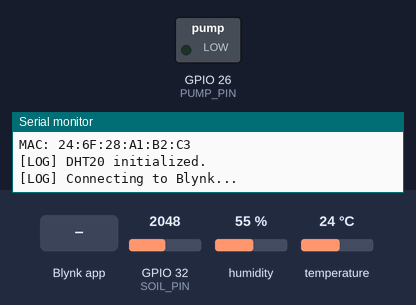
A program run on a simulated ESP32. On the bench: switched loads named in the program (green lamp = pin HIGH), the last lines printed to the serial monitor. The test bench sets the inputs (shaded band); at power-on: GPIO 32 (SOIL_PIN) = 2048, humidity 55 %, temperature 24 °C (analog values on the 0–4095 scale). WiFi joins after 1.5 s; servers stay silent unless stated; EEPROM starts erased.

Above: at 4.0 s.
4.1 s: Blynk app writes 1 to V3
At 4.7 s:
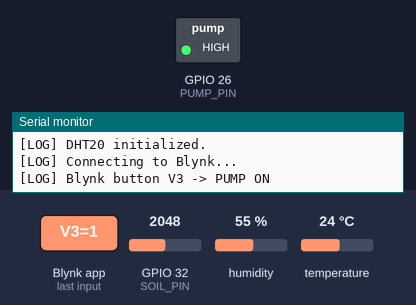
5.6 s: Blynk app writes 0 to V3
At 5.9 s:
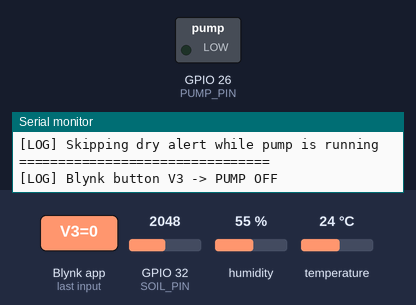
Timing chart, 0 to 8.6 s (numbered marks = the images above; inputs shaded):
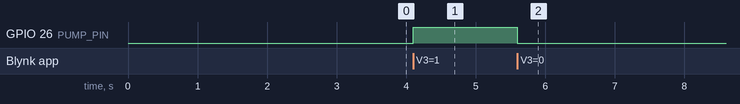

Measured:
- after the input at 4.1 s, GPIO 26 (PUMP_PIN): LOW → HIGH at once
- after the input at 5.6 s, GPIO 26 (PUMP_PIN): HIGH → LOW at once

The program:

main.cpp
```cpp
// Blynk Config
#define BLYNK_TEMPLATE_ID "TMPL2dpuYuv8l"
#define BLYNK_TEMPLATE_NAME "PlantBuddy"
#define BLYNK_AUTH_TOKEN "token"

#include <Arduino.h>
#include <WiFi.h>
#include <WiFiClient.h>
#include <BlynkSimpleEsp32.h>
#include <Wire.h>
#include <Adafruit_AHTX0.h>

#include "nvs.h"
#include "nvs_flash.h"

// Buffers for WiFi credentials stored in ESP32 NVS
char ssid[50];
char pass[50];

// Sensor objects
Adafruit_AHTX0 aht;
const int SOIL_PIN = 32;
const int PUMP_PIN = 26;

BlynkTimer timer;

// Soil raw calibration values
const int SOIL_DRY_RAW = 2400;
const int SOIL_WET_RAW = 1200;

// Percent thresholds for labeling
const int SOIL_DRY_PERCENT = 20; // 20 percent and below -> DRY
const int SOIL_WET_PERCENT = 80; // 80 percent and above -> WET

// Alert when raw reading is high, which means dry soil
const int ALERT_RAW_THRESHOLD = 2000;                         // raw ADC value
const unsigned long ALERT_INTERVAL_MS = 30UL * 60UL * 1000UL; // 30 minutes
unsigned long lastAlertMillis = 0;

// Track pump state and last stable moisture reading
bool pumpOn = false;
int lastSoilPct = 0;
int lastSoilRaw = 0;


void loadWiFiFromNVS()
{
  Serial.println("[LOG] Initializing NVS...");

  esp_err_t err = nvs_flash_init();
  if (err == ESP_ERR_NVS_NO_FREE_PAGES || err == ESP_ERR_NVS_NEW_VERSION_FOUND)
  {
    Serial.println("[LOG] NVS full or new version, erasing...");
    ESP_ERROR_CHECK(nvs_flash_erase());
    err = nvs_flash_init();
  }
  ESP_ERROR_CHECK(err);

  Serial.println("[LOG] Opening NVS namespace 'storage'...");
  nvs_handle_t handle;
  err = nvs_open("storage", NVS_READWRITE, &handle);
  if (err != ESP_OK)
  {
    Serial.printf("[ERROR] Failed to open NVS: %s\n", esp_err_to_name(err));
    return;
  }

  size_t ssid_len = sizeof(ssid);
  size_t pass_len = sizeof(pass);

  err = nvs_get_str(handle, "ssid", ssid, &ssid_len);
  err |= nvs_get_str(handle, "pass", pass, &pass_len);

  if (err == ESP_OK)
  {
    Serial.println("[LOG] Loaded WiFi credentials:");
    Serial.printf("SSID: %s\n", ssid);
  }
  else
  {
    Serial.println("[ERROR] Could not read WiFi credentials from NVS.");
  }

  nvs_close(handle);
}


int computeSoilPercent(int raw)
{
  int dry = SOIL_DRY_RAW; // driest end of calibration
  int wet = SOIL_WET_RAW; // wettest end of calibration

  if (dry < wet)
  {
    int temp = dry;
    dry = wet;
    wet = temp;
  }

  int pct = map(raw, dry, wet, 20, 100);
  pct = constrain(pct, 0, 100);

  return pct;
}

const char *soilLabel(int pct)
{
  if (pct <= SOIL_DRY_PERCENT)
    return "DRY";
  if (pct >= SOIL_WET_PERCENT)
    return "WET";
  return "OK";
}


BLYNK_WRITE(V3)
{
  int value = param.asInt();

  if (value == 1)
  {
    Serial.println("[LOG] Blynk button V3 -> PUMP ON");
    pumpOn = true;
    digitalWrite(PUMP_PIN, HIGH);
  }
  else
  {
    Serial.println("[LOG] Blynk button V3 -> PUMP OFF");
    pumpOn = false;
    digitalWrite(PUMP_PIN, LOW);
  }
}

void sendSensorReadings()
{
  Serial.println("======= SENSOR READING =======");

  sensors_event_t humidity, temp;
  aht.getEvent(&humidity, &temp);

  float t = temp.temperature;
  float h = humidity.relative_humidity;

  int soil_raw;
  int soil_pct;

  if (pumpOn)
  {
    // While pump is running, reuse last stable values
    soil_raw = lastSoilRaw;
    soil_pct = lastSoilPct;
    Serial.println("[LOG] Pump is ON, using last recorded soil values");
  }
  else
  {
    // Pump is off, take a fresh reading and update last stable values
    soil_raw = analogRead(SOIL_PIN);
    soil_pct = computeSoilPercent(soil_raw);
    lastSoilRaw = soil_raw;
    lastSoilPct = soil_pct;
  }

  Serial.printf("[LOG] Temp: %.2f C\n", t);
  Serial.printf("[LOG] Hum : %.2f %%\n", h);
  Serial.printf("[LOG] Soil raw: %d\n", soil_raw);
  Serial.printf("[LOG] Soil percent: %d %% (%s)\n",
                soil_pct, soilLabel(soil_pct));

  // Send to Blynk
  Blynk.virtualWrite(V1, t);        // Temperature
  Blynk.virtualWrite(V2, h);        // Humidity
  Blynk.virtualWrite(V0, soil_pct); // Soil moisture %

  // Alert logic based on raw sensor value, only when pump is off
  if (!pumpOn)
  {
    unsigned long now = millis();
    if (soil_raw > ALERT_RAW_THRESHOLD)
    {
      if (now - lastAlertMillis > ALERT_INTERVAL_MS)
      {
        Serial.println("[LOG] Soil too dry based on raw reading, sending alert event to Blynk");
        Blynk.logEvent("low_moisture", "Soil moisture is low. Open the app to water your plant.");
        lastAlertMillis = now;
      }
      else
      {
        Serial.println("[LOG] Soil dry but alert already sent recently");
      }
    }
  }
  else
  {
    Serial.println("[LOG] Skipping dry alert while pump is running");
  }

  Serial.println("================================\n");
}


void setup()
{
  Serial.begin(115200);
  delay(1000);
  Serial.println("[LOG] Booting PlantBuddy...");

  loadWiFiFromNVS();

  Serial.printf("[LOG] Connecting to WiFi: %s\n", ssid);
  WiFi.begin(ssid, pass);

  int retries = 0;
  while (WiFi.status() != WL_CONNECTED && retries < 20)
  {
    delay(500);
    Serial.print(".");
    retries++;
  }
  Serial.println();

  if (WiFi.status() == WL_CONNECTED)
  {
    Serial.println("[LOG] WiFi connected!");
    Serial.print("IP: ");
    Serial.println(WiFi.localIP());
    Serial.print("MAC: ");
    Serial.println(WiFi.macAddress());
  }
  else
  {
    Serial.println("[ERROR] WiFi failed to connect.");
  }

  Wire.begin(21, 22);

  if (!aht.begin())
  {
    Serial.println("[ERROR] Could not find DHT20 sensor!");
    while (1)
      delay(1000);
  }

  Serial.println("[LOG] DHT20 initialized.");

  analogReadResolution(12);
  pinMode(SOIL_PIN, INPUT);

  pinMode(PUMP_PIN, OUTPUT);
  digitalWrite(PUMP_PIN, LOW);
  pumpOn = false;

  Serial.println("[LOG] Connecting to Blynk...");
  Blynk.begin(BLYNK_AUTH_TOKEN, ssid, pass);

  // Read and send every 2 seconds
  timer.setInterval(2000L, sendSensorReadings);
}

void loop()
{
  Blynk.run();
  timer.run();
}
```
